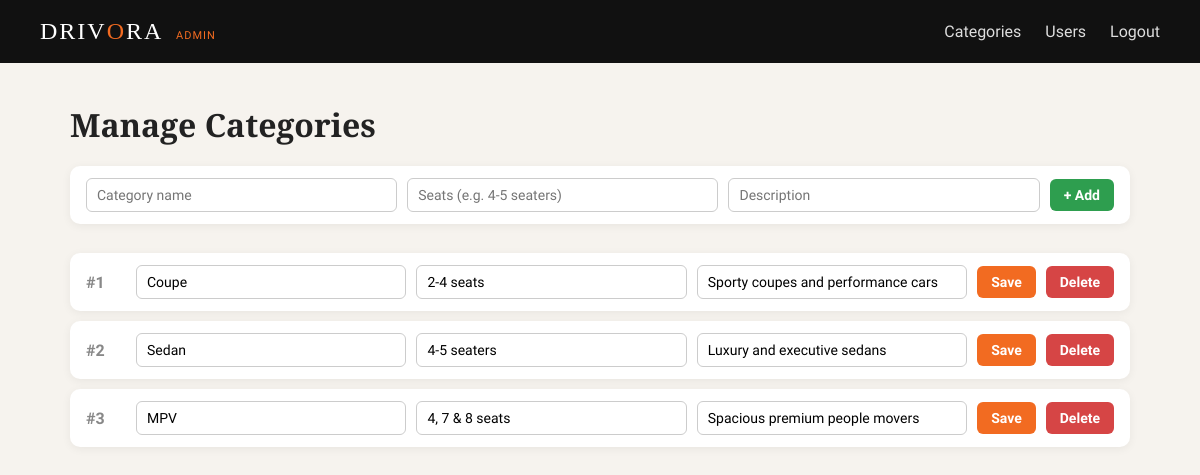
Screenshot of /admin/categories.php (signed in) with the database file from the repository.
### tables this page shows
CREATE TABLE IF NOT EXISTS categories (
    categories_id INT AUTO_INCREMENT PRIMARY KEY,
    categories_name VARCHAR(100) NOT NULL,
    seats_label VARCHAR(50),
    description TEXT
);

### admin/categories.php (the view, shortened to what this page needs)
<?php
require_once __DIR__ . '/../config/db.php';
$categories = $pdo->query("SELECT * FROM categories ORDER BY categories_id")->fetchAll(PDO::FETCH_ASSOC);
?>
<!DOCTYPE html>
<html lang="en">
<head>
    <link rel="stylesheet" href="../assets/panel.css">
</head>
<body>
    <nav>
        <a href="/mainpage/index.php" class="logo">DRIV<span>O</span>RA <small>ADMIN</small></a>
        <ul>
            <li><a href="categories.php" class="active">Categories</a></li>
            <li><a href="users.php">Users</a></li>
            <li><a href="/system/logout.php">Logout</a></li>
        </ul>
    </nav>
    <div class="wrap">
        <h1>Manage Categories</h1>
        <form method="post" class="row">
            <input type="text" name="categories_name" placeholder="Category name" required>
            <input type="text" name="seats_label" placeholder="Seats (e.g. 4-5 seaters)">
            <input type="text" name="description" placeholder="Description">
            <button class="ok">+ Add</button>
        </form>
        <br>
        <?php foreach ($categories as $c): ?>
        <form method="post" class="row">
            <span class="id">#<?php echo $c['categories_id']; ?></span>
            <input type="text" name="categories_name" value="<?php echo htmlspecialchars($c['categories_name']); ?>" required>
            <input type="text" name="seats_label" value="<?php echo htmlspecialchars($c['seats_label']); ?>">
            <input type="text" name="description" value="<?php echo htmlspecialchars($c['description']); ?>">
            <button name="action" value="edit">Save</button>
            <button name="action" value="delete" class="no" onclick="return confirm('Delete this category?');">Delete</button>
        </form>
        <?php endforeach; ?>
    </div>
</body>
</html>

### assets/panel.css (style rules this page uses)
* { box-sizing: border-box; margin: 0; padding: 0; }
body { font-family: 'Quicksand', sans-serif; background: #f6f3ee; color: #222; }
nav { background: #111; padding: 18px 40px; display: flex; justify-content: space-between; align-items: center; }
nav .logo { font-family: 'Playfair Display', serif; font-size: 24px; color: #fff; text-decoration: none; letter-spacing: 2px; }
nav .logo span { color: #f26b21; }
nav .logo small { font-family: 'Quicksand', sans-serif; font-size: 11px; color: #f26b21; letter-spacing: 1px; margin-left: 6px; }
nav ul { list-style: none; display: flex; gap: 24px; }
nav a { color: #ddd; text-decoration: none; font-weight: 500; }
.wrap { max-width: 1100px; margin: 40px auto; padding: 0 20px; }
h1 { font-family: 'Playfair Display', serif; margin-bottom: 20px; }
small { color: #888; }
button, .btn { display: inline-block; padding: 8px 14px; border: 0; border-radius: 6px; background: #f26b21; color: #fff; font-family: inherit; font-size: 14px; font-weight: 600; text-decoration: none; cursor: pointer; }
button.ok { background: #2e9e4f; }
button.no { background: #d64545; }
input, select { padding: 8px 10px; border: 1px solid #ccc; border-radius: 6px; font-family: inherit; font-size: 14px; }
.row { display: flex; gap: 10px; align-items: center; background: #fff; padding: 12px 16px; border-radius: 10px; margin-bottom: 10px; box-shadow: 0 2px 10px rgba(0, 0, 0, .06); }
.row input { flex: 1; min-width: 0; }
.row .id { width: 40px; color: #888; font-weight: 600; }

### rows the page displays
categories: categories_id "1", categories_name "Coupe", seats_label "2-4 seats", description "Sporty coupes and performance cars"
categories: categories_id "2", categories_name "Sedan", seats_label "4-5 seaters", description "Luxury and executive sedans"
categories: categories_id "3", categories_name "MPV", seats_label "4, 7 & 8 seats", description "Spacious premium people movers"
